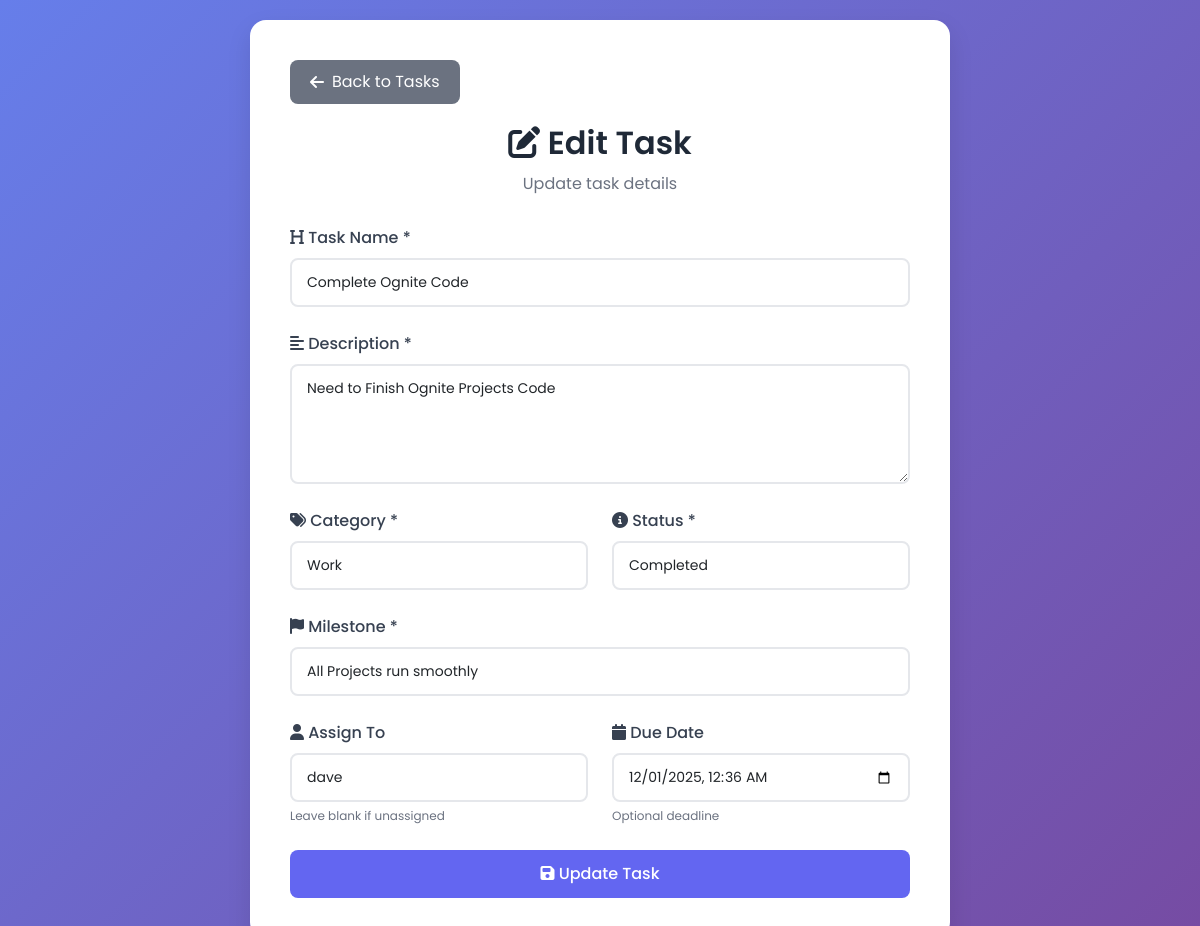
The app's page /edit-task/8/ (signed in) with its own data.
### core/models.py (models this page shows, shortened)
class Task(models.Model):
    STATUS_CHOICES = [
        ('Created', 'Created'),
        ('In Progress', 'In Progress'),
        ('Completed', 'Completed'),
    ]
    CATEGORY_CHOICES = [
        ('Work', 'Work'),
        ('Personal', 'Personal'),
        ('Shopping', 'Shopping'),
        ('Health', 'Health'),
        ('Education', 'Education'),
        ('Other', 'Other'),
    ]
    name = models.CharField(max_length=255)
    description = models.TextField()
    status = models.CharField(max_length=20, choices=STATUS_CHOICES, default='Created')
    category = models.CharField(max_length=20, choices=CATEGORY_CHOICES, default='Work')
    milestone = models.CharField(max_length=255)
    assigned_to = models.ForeignKey(User, on_delete=models.SET_NULL, null=True, blank=True, related_name='assigned_tasks')
    created_by = models.ForeignKey(User, related_name='created_tasks', on_delete=models.CASCADE)
    created_at = models.DateTimeField(auto_now_add=True)
    updated_at = models.DateTimeField(auto_now=True)
    due_date = models.DateTimeField(null=True, blank=True)
    completed_at = models.DateTimeField(null=True, blank=True)
    class Meta:
        ordering = ['-created_at']

### core/views.py (the view)
# urls.py: path('edit-task/<int:task_id>/', views.edit_task, name='edit_task'),
@login_required
def edit_task(request, task_id):
    task = get_object_or_404(Task, id=task_id, created_by=request.user)
    if request.method == 'POST':
        form = TaskForm(request.POST, instance=task)
        if form.is_valid():
            form.save()
            messages.success(request, f'Task "{task.name}" updated successfully!')
            return redirect('view_tasks')
        else:
            messages.error(request, 'Please correct the errors below.')
    else:
        form = TaskForm(instance=task)
        form.fields['assigned_to'].queryset = User.objects.all()
    return render(request, 'edit_task.html', {'form': form, 'task': task})

### core/forms.py
class TaskForm(forms.ModelForm):
    class Meta:
        model = Task
        fields = ['name', 'milestone', 'description', 'assigned_to', 'status', 'category', 'due_date']
        widgets = {
            'description': forms.Textarea(attrs={'rows': 4, 'class': 'form-control'}),
            'name': forms.TextInput(attrs={'class': 'form-control'}),
            'milestone': forms.TextInput(attrs={'class': 'form-control'}),
            'status': forms.Select(attrs={'class': 'form-control'}),
            'category': forms.Select(attrs={'class': 'form-control'}),
            'assigned_to': forms.Select(attrs={'class': 'form-control'}),
            'due_date': forms.DateTimeInput(attrs={'type': 'datetime-local', 'class': 'form-control'}),
        }

### templates/edit_task.html (shortened to what this page needs)
<!DOCTYPE html>
<html lang="en">
<head>
    {% load static %}
    <link href="https://cdn.jsdelivr.net/npm/bootstrap@5.3.3/dist/css/bootstrap.min.css" rel="stylesheet">
    <link rel="stylesheet" href="https://cdnjs.cloudflare.com/ajax/libs/font-awesome/6.4.0/css/all.min.css">
</head>
<body>
    <div class="form-container">
        <a href="{% url 'view_tasks' %}" class="btn-back">
            <i class="fas fa-arrow-left"></i> Back to Tasks
        </a>
        <div class="form-header">
            <h2><i class="fas fa-edit"></i> Edit Task</h2>
            <p>Update task details</p>
        </div>
        <form method="post">
            <div class="form-group">
                <label class="form-label" for="{{ form.name.id_for_label }}">
                    <i class="fas fa-heading"></i> Task Name *
                </label>
                {{ form.name }}
            </div>
            <div class="form-group">
                <label class="form-label" for="{{ form.description.id_for_label }}">
                    <i class="fas fa-align-left"></i> Description *
                </label>
                {{ form.description }}
            </div>
            <div class="row">
                <div class="col-md-6">
                    <div class="form-group">
                        <label class="form-label" for="{{ form.category.id_for_label }}">
                            <i class="fas fa-tags"></i> Category *
                        </label>
                        {{ form.category }}
                    </div>
                </div>
                <div class="col-md-6">
                    <div class="form-group">
                        <label class="form-label" for="{{ form.status.id_for_label }}">
                            <i class="fas fa-info-circle"></i> Status *
                        </label>
                        {{ form.status }}
                    </div>
                </div>
            </div>
            <div class="form-group">
                <label class="form-label" for="{{ form.milestone.id_for_label }}">
                    <i class="fas fa-flag"></i> Milestone *
                </label>
                {{ form.milestone }}
            </div>
            <div class="row">
                <div class="col-md-6">
                    <div class="form-group">
                        <label class="form-label" for="{{ form.assigned_to.id_for_label }}">
                            <i class="fas fa-user"></i> Assign To
                        </label>
                        {{ form.assigned_to }}
                        <p class="help-text">Leave blank if unassigned</p>
                    </div>
                </div>
                <div class="col-md-6">
                    <div class="form-group">
                        <label class="form-label" for="{{ form.due_date.id_for_label }}">
                            <i class="fas fa-calendar"></i> Due Date
                        </label>
                        {{ form.due_date }}
                        <p class="help-text">Optional deadline</p>
                    </div>
                </div>
            </div>
            <button type="submit" class="btn-submit">
                <i class="fas fa-save"></i> Update Task
            </button>
        </form>
    </div>
</body>
</html>

### templates/edit_task.html (style rules this page uses)
body { font-family: 'Poppins', sans-serif; background: linear-gradient(135deg, #667eea 0%, #764ba2 100%); min-height: 100vh; padding: 20px; }
.form-container { max-width: 700px; margin: 0 auto; background: white; border-radius: 16px; padding: 40px; box-shadow: 0 10px 25px rgba(0, 0, 0, 0.1); }
.form-header { text-align: center; margin-bottom: 30px; }
.form-header h2 { color: #1f2937; font-weight: 600; margin-bottom: 10px; }
.form-header p { color: #6b7280; }
.form-group { margin-bottom: 25px; }
.form-label { font-weight: 500; color: #374151; margin-bottom: 8px; display: block; }
.form-control { padding: 12px 15px; border: 2px solid #e5e7eb; border-radius: 8px; font-size: 14px; transition: all 0.3s ease; width: 100%; }
textarea.form-control { resize: vertical; min-height: 120px; }
.btn-submit { background: #6366f1; color: white; padding: 12px 30px; border: none; border-radius: 8px; font-weight: 500; font-size: 16px; cursor: pointer; transition: all 0.3s ease; width: 100%; }
.btn-back { background: #6b7280; color: white; padding: 10px 20px; border-radius: 8px; text-decoration: none; display: inline-flex; align-items: center; gap: 8px; margin-bottom: 20px; transition: all 0.3s ease; }
.help-text { font-size: 12px; color: #6b7280; margin-top: 5px; }

### records on screen
Task: name "Complete Ognite Code", description "Need to Finish Ognite Projects Code", category "Work", status "Completed", milestone "All Projects run smoothly", assigned_to "dave", due_date "12/01/2025 00:36"
